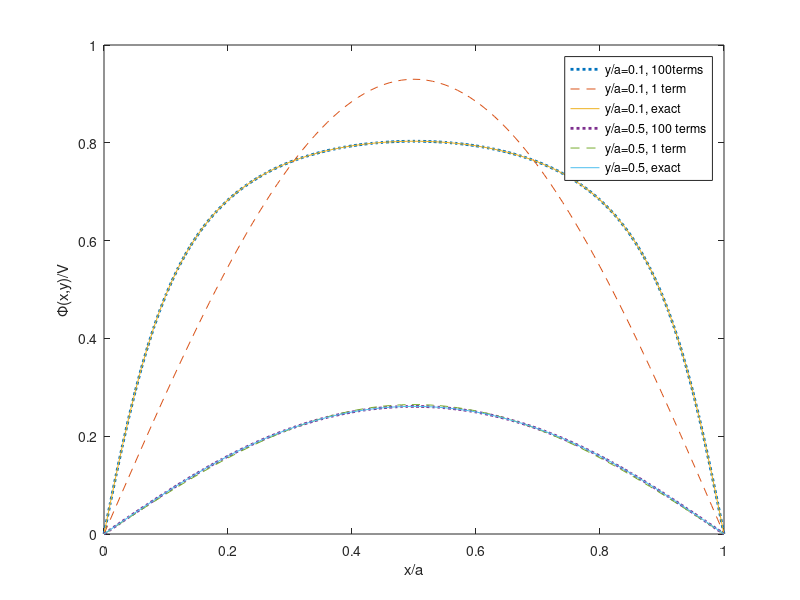

This figure's MATLAB source:
% This code reproduces Figure 2.11.
x = [0:0.01:1];

function ret = seriesSum(x, y, terms)
  ret = 0;
  for k = 0 : terms - 1
    n = 2 * k + 1;
    ret += exp(-n * pi * y) * sin(n * pi * x) * 4 / (n * pi);
  endfor
endfunction

% exact plot by 2.65
function ret = exact(x, y)
  v = sin(pi * x) / sinh(pi * y);
  ret = 2 * atan(v) / pi;
endfunction

ylo100 = arrayfun(@(x) seriesSum(x, 0.1, 100), x);
yloFirst = arrayfun(@(x) seriesSum(x, 0.1, 1), x);
yloExact = arrayfun(@(x) exact(x, 0.1), x);

yhi100 = arrayfun(@(x) seriesSum(x, 0.5, 100), x);
yhiFirst = arrayfun(@(x) seriesSum(x, 0.5, 1), x);
yhiExact = arrayfun(@(x) exact(x, 0.5), x);

plot(x, ylo100, ':', 'linewidth', 2, x, yloFirst, '--', x, yloExact, x, yhi100, ':', 'linewidth', 2, x, yhiFirst, '--', x, yhiExact);
xlabel('x/a');
ylabel('\Phi(x,y)/V');
legend('y/a=0.1, 100terms', 'y/a=0.1, 1 term', 'y/a=0.1, exact', 'y/a=0.5, 100 terms', 'y/a=0.5, 1 term', 'y/a=0.5, exact')
